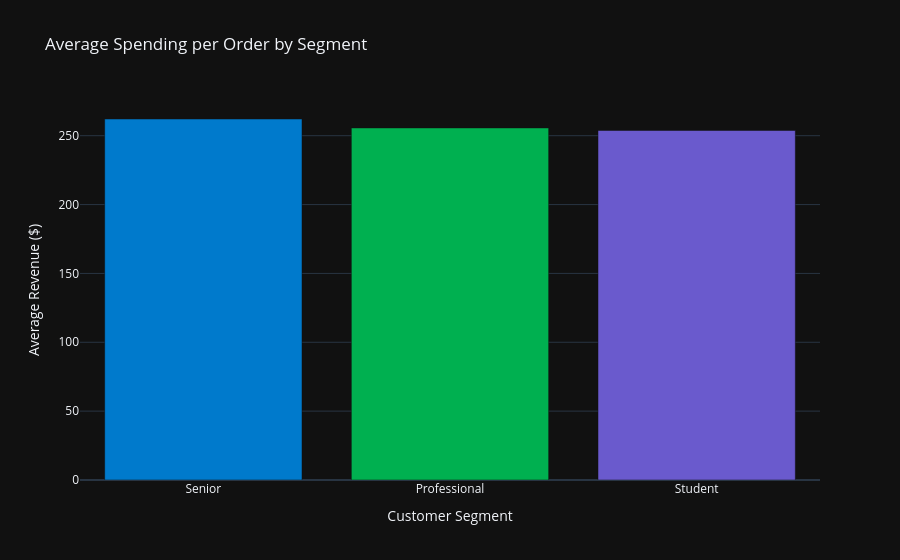

Notebook code cell kept with this figure:
### Markdown cell above
### 3. Segment Analysis  
**Question:** Which customer segment (Student, Professional, Senior) spends the most on average per order?  

**Answer:**  
The **Senior** segment has the highest average spending per order at **$262.13**, followed by **Professionals ($255.65)** and **Students ($253.81)**.  
This shows that seniors tend to spend slightly more per order compared to other segments.

### Code cell
# Q3: Segment Analysis — average spending per order

# find average revenue per order for each segment
segment_avg = (
    data.groupby("customer_segment", as_index=False)["revenue"]
    .mean()
    .sort_values("revenue", ascending=False)
    .rename(columns={"revenue": "avg_order_value"})
)

# keep the bar order same as the sorted table
segment_avg["customer_segment"] = pd.Categorical(
    segment_avg["customer_segment"], 
    categories=segment_avg["customer_segment"].tolist(),
    ordered=True
)

# bar chart 
fig = px.bar(
    segment_avg,
    x="customer_segment", y="avg_order_value",
    color="customer_segment",
    template="plotly_dark",
    color_discrete_sequence=["#007ACC", "#00B050", "#6A5ACD"],  # blue, green, purple
    title="Average Spending per Order by Segment"
)
fig.update_layout(xaxis_title="Customer Segment", yaxis_title="Average Revenue ($)", showlegend=False)
fig.show()

# show the table
segment_avg

### Figure 1 — Plotly figure (JSON) as saved in the notebook; plotly's stock layout.template omitted (floating-point values rounded to 4 significant figures)
{"data": [{"hovertemplate": "customer_segment=%{x}<br>avg_order_value=%{y}<extra></extra>", "legendgroup": "Senior", "marker": {"color": "#007ACC", "pattern": {"shape": ""}}, "name": "Senior", "orientation": "v", "showlegend": true, "textposition": "auto", "type": "bar", "x": ["Senior"], "xaxis": "x", "y": [262.1], "yaxis": "y"}, {"hovertemplate": "customer_segment=%{x}<br>avg_order_value=%{y}<extra></extra>", "legendgroup": "Professional", "marker": {"color": "#00B050", "pattern": {"shape": ""}}, "name": "Professional", "orientation": "v", "showlegend": true, "textposition": "auto", "type": "bar", "x": ["Professional"], "xaxis": "x", "y": [255.7], "yaxis": "y"}, {"hovertemplate": "customer_segment=%{x}<br>avg_order_value=%{y}<extra></extra>", "legendgroup": "Student", "marker": {"color": "#6A5ACD", "pattern": {"shape": ""}}, "name": "Student", "orientation": "v", "showlegend": true, "textposition": "auto", "type": "bar", "x": ["Student"], "xaxis": "x", "y": [253.8], "yaxis": "y"}], "layout": {"barmode": "relative", "legend": {"title": {"text": "customer_segment"}, "tracegroupgap": 0}, "showlegend": false, "title": {"text": "Average Spending per Order by Segment"}, "xaxis": {"anchor": "y", "categoryarray": ["Senior", "Professional", "Student"], "categoryorder": "array", "domain": [0, 1], "title": {"text": "Customer Segment"}}, "yaxis": {"anchor": "x", "domain": [0, 1], "title": {"text": "Average Revenue ($)"}}}}
